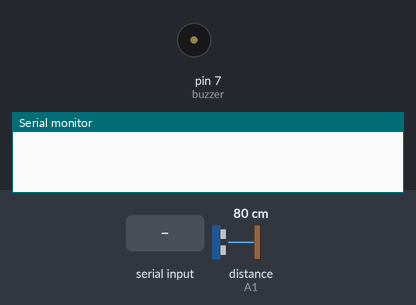
This sketch was run on a simulated Arduino Uno, built with avr-gcc and run on an emulated ATmega328P. On the bench: buzzer (waves = sounding, pin HIGH), the last lines printed to the serial monitor. Inputs (shaded band) come from the test bench; at power-on: distance to the obstacle (sensor on A1) 80 cm. The echo pulse lasts 58.3 µs per cm.

Above: at 1.9 s.
2.0 s: distance to the obstacle (sensor on A1) set to 32 cm
3.5 s: distance to the obstacle (sensor on A1) set to 28 cm
At 4.02 s:
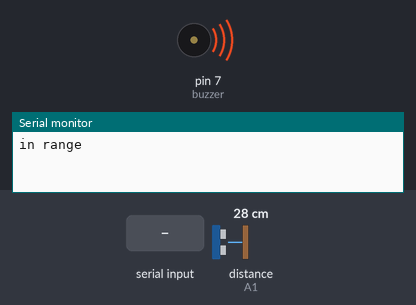
6.5 s: "ON" received over Serial
9.5 s: "OFF" received over Serial
12.5 s: distance to the obstacle (sensor on A1) set to 35 cm
At 13.3 s:
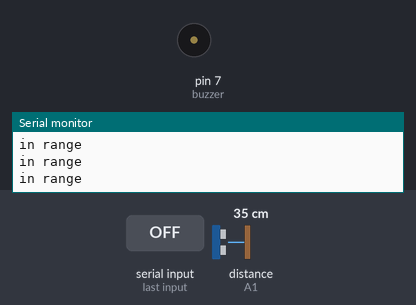
14.1 s: distance to the obstacle (sensor on A1) set to 2 cm
At 14.29 s:
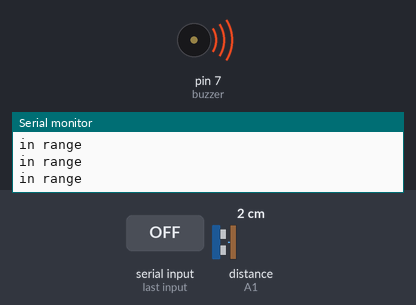
Timing chart, 0 to 18.1 s (numbered marks = the images above; inputs shaded):
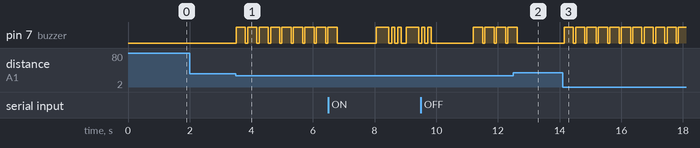

The sketch:

blind_alert_and_call_helmet_system.ino
```cpp
#include<NewPing.h>
#define TRIG_PIN A0               // trig pin for ultrasonic sensor
#define ECHO_PIN A1
#define buzzer 7
#define MAX_DISTANCE 200

int distance;
String mode;
boolean value=false;
NewPing sonar(TRIG_PIN,ECHO_PIN,MAX_DISTANCE);

int dit=100;

void setup() {

  Serial.begin(9600);

pinMode(buzzer,OUTPUT);

   distance = readPing();
  delay(100);
  distance = readPing();
  delay(100);
  distance = readPing();
  delay(100);
  distance = readPing();
  delay(100);
}

void loop() {
  if(Serial.available()>0){
    mode="";
    delay(100);
    mode=Serial.readString();
    delay(100);
    Serial.println(mode);
    }
int distance = readPing();


if(distance<30){
  digitalWrite(7, HIGH);
  delay(300);
  digitalWrite(7, LOW);
  Serial.println("in range");

}
if(mode=="ON"){
  //dit
  digitalWrite(7, HIGH);
  delay(dit);
  digitalWrite(7, LOW);
  delay(dit);
   digitalWrite(7, HIGH);
  delay(dit);
  digitalWrite(7, LOW);
  delay(dit);
   digitalWrite(7, HIGH);
  delay(dit);
  digitalWrite(7, LOW);
  delay(dit);

  Serial.println("in manual");
  value="true";
}
if(mode=="OFF")
digitalWrite(7, LOW);
}

int readPing(){
  delay(70);
  int cm = sonar.ping_cm();
  if(cm==0){
    cm = 250;
  }
  return cm;
}
```

Measured:
- the behaviour switches between 30 and 29 cm on distance to the obstacle (sensor on A1) (found by bisection; images 0 and 1)
- after the input at 2.0 s, every drawn part: stays the same
- after the input at 3.5 s, pin 7 (buzzer): alternates HIGH for 0.30 s and LOW for 0.07 s, starting at once
- after the input at 12.5 s, pin 7 (buzzer): goes on until 12.6 s, then stays LOW
- after the input at 14.1 s, pin 7 (buzzer): alternates HIGH for 0.30 s and LOW for 0.07 s, starting after 0.05 s
